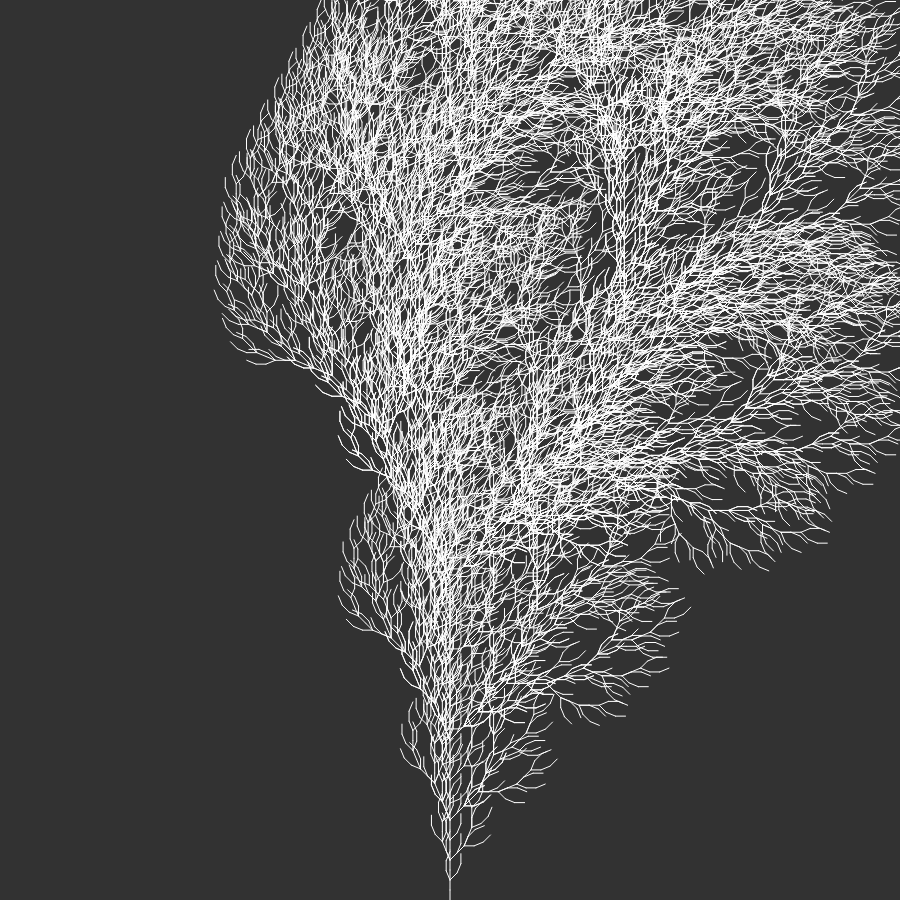
Frame 1 (no input)
Frame 60 (no input): identical to frame 1, image omitted
Frame 120 (the mouse pressed at the canvas centre since frame 60): identical to frame 1, image omitted

The p5.js sketch that drew this single still picture (run headless with seeded random() and noise() and a simulated clock; from frame 60 on, the mouse is pressed at the canvas centre):

// p5.js sketch
// ── sketch.js
var current;
var next = "";
var s = [];
var count = 0;
var textPosY = 0;
var n = 5; 

function setup() {

	createCanvas(900, 900);
	angleMode(DEGREES);

	noFill();

	// Axiom
	current = "F";

	// Rules
	for (var i = 0; i < n; i++) {
		for (var c of current) {
			if (c == "F") {
				next += "FF+[+F-F-F]-[-F+F+F]";
			} else if (c == "X") {
				next += "F-[[X]+X]+F[+FX]-X";
			}
			else {
				next += c;
			}
		}

		current = next;
		// print("Gen " + (i + 1) + " :" + current);
		next = "";
	}

	// noLoop();

}


function draw() {



	// 시작점
	// 기준점 이동, 위 방향을 각도 0으로 하기 위한 조정
	translate(width / 2, height);
	rotate(-90);

	// turtle graphics
	// https://en.wikipedia.org/wiki/Turtle_graphics
	var x = 0;
	var y = 0;
	var angle = 0;
	var theta = 22.5;
	var step_size = 10;

	background(50);
	stroke(255);

	// index 없는 for..of 구문 
	// https://developer.mozilla.org/ko/docs/Web/JavaScript/Reference/Statements/for...of
	// index를 사용하지 않아도 어레이 등 반복 가능한 객체의 element들을 순차적으로 가져올 수 있습니다.

	// 같은 표현
	// for (var i = 0; i < current.length; i++) {
	// 	c = current[i];
	// }

	for (var c of current) {
		if (c == 'F') { // Foward
			// 반지름과 각도로 x, y 좌표를 구합니다.
			var new_x = x + (step_size * cos(angle));
			var new_y = y - (step_size * sin(angle));
			line(x, y, new_x, new_y);
			x = new_x; // 기준점 이동 x
			y = new_y; // 기준점 이동 y
		} else if (c == '-') { // Turn Left
			angle += theta;
		} else if (c == '+') { // Turn Right
			angle -= theta;

		// Bracket([, ]) 의 구현 
		// 이것으로 인해 한 지점에서 분기 되는 가지 모양을 그릴 수 있습니다. 
		// Array 의 push(), pop()
		} else if (c == '[') { // Save 
			s.push(x); 
			s.push(y); // stack 구조로, 먼저 입력 된 것이 가장 아래에 쌓여 있게 됩니다. 
			s.push(angle);
		} else if (c == ']') { // Restore
			 // 따라서 push()를 통해 입력한 결과를 pop()을 통해 꺼내 올때는 입력 순서의 역순이 되어야 합니다. 
			angle = s.pop();
			y = s.pop();
			x = s.pop();
		}

	}

}
